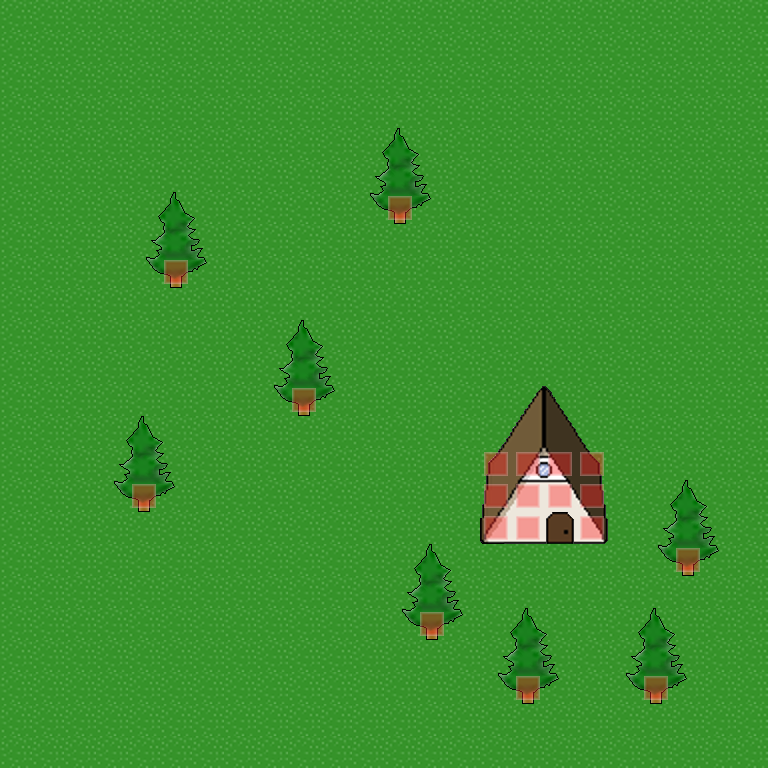

This game map was drawn from its Tiled (.tmx) file and the tilesets committed beside it. A one-line description and the full map source follow:
An orthogonal 24x24 tile map with 32x32 px tiles, 4 tile layers (bottom, middle, top, collide) and 1 object (player).

<map version="1.2" tiledversion="1.3.3" orientation="orthogonal" renderorder="right-down" width="24" height="24" tilewidth="32" tileheight="32" infinite="0" nextlayerid="6" nextobjectid="2">
 <tileset firstgid="1" source="a-frame-house.tsx" />
 <layer id="1" name="bottom" width="24" height="24">
  <data encoding="csv">
61,61,61,61,61,61,61,61,61,61,61,61,61,61,61,61,61,61,61,61,61,61,61,61,
61,61,61,61,61,61,61,61,61,61,61,61,61,61,61,61,61,61,61,61,61,61,61,61,
61,61,61,61,61,61,61,61,61,61,61,61,61,61,61,61,61,61,61,61,61,61,61,61,
61,61,61,61,61,61,61,61,61,61,61,61,61,61,61,61,61,61,61,61,61,61,61,61,
61,61,61,61,61,61,61,61,61,61,61,61,61,61,61,61,61,61,61,61,61,61,61,61,
61,61,61,61,61,61,61,61,61,61,61,61,61,61,61,61,61,61,61,61,61,61,61,61,
61,61,61,61,61,61,61,61,61,61,61,61,61,61,61,61,61,61,61,61,61,61,61,61,
61,61,61,61,61,61,61,61,61,61,61,61,61,61,61,61,61,61,61,61,61,61,61,61,
61,61,61,61,61,61,61,61,61,61,61,61,61,61,61,61,61,61,61,61,61,61,61,61,
61,61,61,61,61,61,61,61,61,61,61,61,61,61,61,61,61,61,61,61,61,61,61,61,
61,61,61,61,61,61,61,61,61,61,61,61,61,61,61,61,61,61,61,61,61,61,61,61,
61,61,61,61,61,61,61,61,61,61,61,61,61,61,61,61,61,61,61,61,61,61,61,61,
61,61,61,61,61,61,61,61,61,61,61,61,61,61,61,61,61,61,61,61,61,61,61,61,
61,61,61,61,61,61,61,61,61,61,61,61,61,61,61,61,61,61,61,61,61,61,61,61,
61,61,61,61,61,61,61,61,61,61,61,61,61,61,61,61,61,61,61,61,61,61,61,61,
61,61,61,61,61,61,61,61,61,61,61,61,61,61,61,61,61,61,61,61,61,61,61,61,
61,61,61,61,61,61,61,61,61,61,61,61,61,61,61,61,61,43,61,61,61,61,61,61,
61,61,61,61,61,61,61,61,61,61,61,61,61,61,61,61,61,61,61,61,61,61,61,61,
61,61,61,61,61,61,61,61,61,61,61,61,61,61,61,61,61,61,61,61,61,61,61,61,
61,61,61,61,61,61,61,61,61,61,61,61,61,61,61,61,61,61,61,61,61,61,61,61,
61,61,61,61,61,61,61,61,61,61,61,61,61,61,61,61,61,61,61,61,61,61,61,61,
61,61,61,61,61,61,61,61,61,61,61,61,61,61,61,61,61,61,61,61,61,61,61,61,
61,61,61,61,61,61,61,61,61,61,61,61,61,61,61,61,61,61,61,61,61,61,61,61,
61,61,61,61,61,61,61,61,61,61,61,61,61,61,61,61,61,61,61,61,61,61,61,61
</data>
 </layer>
 <layer id="3" name="middle" width="24" height="24">
  <data encoding="csv">
0,0,0,0,0,0,0,0,0,0,0,0,0,0,0,0,0,0,0,0,0,0,0,0,
0,0,0,0,0,0,0,0,0,0,0,0,0,0,0,0,0,0,0,0,0,0,0,0,
0,0,0,0,0,0,0,0,0,0,0,0,0,0,0,0,0,0,0,0,0,0,0,0,
0,0,0,0,0,0,0,0,0,0,0,0,0,0,0,0,0,0,0,0,0,0,0,0,
0,0,0,0,0,0,0,0,0,0,0,0,0,0,0,0,0,0,0,0,0,0,0,0,
0,0,0,0,0,0,0,0,0,0,0,0,0,0,0,0,0,0,0,0,0,0,0,0,
0,0,0,0,0,0,0,0,0,0,0,28,29,30,0,0,0,0,0,0,0,0,0,0,
0,0,0,0,0,0,0,0,0,0,0,0,0,0,0,0,0,0,0,0,0,0,0,0,
0,0,0,0,28,29,30,0,0,0,0,0,0,0,0,0,0,0,0,0,0,0,0,0,
0,0,0,0,0,0,0,0,0,0,0,0,0,0,0,0,0,0,0,0,0,0,0,0,
0,0,0,0,0,0,0,0,0,0,0,0,0,0,0,0,0,0,0,0,0,0,0,0,
0,0,0,0,0,0,0,0,0,0,0,0,0,0,0,0,0,0,0,0,0,0,0,0,
0,0,0,0,0,0,0,0,28,29,30,0,0,0,0,0,0,0,0,0,0,0,0,0,
0,0,0,0,0,0,0,0,0,0,0,0,0,0,0,0,0,0,0,0,0,0,0,0,
0,0,0,0,0,0,0,0,0,0,0,0,0,0,0,21,22,23,24,0,0,0,0,0,
0,0,0,28,29,30,0,0,0,0,0,0,0,0,0,31,32,33,34,0,0,0,0,0,
0,0,0,0,0,0,0,0,0,0,0,0,0,0,0,41,42,51,44,0,0,0,0,0,
0,0,0,0,0,0,0,0,0,0,0,0,0,0,0,0,0,0,0,0,28,29,30,0,
0,0,0,0,0,0,0,0,0,0,0,0,0,0,0,0,0,0,0,0,0,0,0,0,
0,0,0,0,0,0,0,0,0,0,0,0,28,29,30,0,0,0,0,0,0,0,0,0,
0,0,0,0,0,0,0,0,0,0,0,0,0,0,0,0,0,0,0,0,0,0,0,0,
0,0,0,0,0,0,0,0,0,0,0,0,0,0,0,28,29,30,0,28,29,30,0,0,
0,0,0,0,0,0,0,0,0,0,0,0,0,0,0,0,0,0,0,0,0,0,0,0,
0,0,0,0,0,0,0,0,0,0,0,0,0,0,0,0,0,0,0,0,0,0,0,0
</data>
 </layer>
 <layer id="4" name="top" width="24" height="24">
  <data encoding="csv">
0,0,0,0,0,0,0,0,0,0,0,0,0,0,0,0,0,0,0,0,0,0,0,0,
0,0,0,0,0,0,0,0,0,0,0,0,0,0,0,0,0,0,0,0,0,0,0,0,
0,0,0,0,0,0,0,0,0,0,0,0,0,0,0,0,0,0,0,0,0,0,0,0,
0,0,0,0,0,0,0,0,0,0,0,0,0,0,0,0,0,0,0,0,0,0,0,0,
0,0,0,0,0,0,0,0,0,0,0,8,9,10,0,0,0,0,0,0,0,0,0,0,
0,0,0,0,0,0,0,0,0,0,0,18,19,20,0,0,0,0,0,0,0,0,0,0,
0,0,0,0,8,9,10,0,0,0,0,0,0,0,0,0,0,0,0,0,0,0,0,0,
0,0,0,0,18,19,20,0,0,0,0,0,0,0,0,0,0,0,0,0,0,0,0,0,
0,0,0,0,0,0,0,0,0,0,0,0,0,0,0,0,0,0,0,0,0,0,0,0,
0,0,0,0,0,0,0,0,0,0,0,0,0,0,0,0,0,0,0,0,0,0,0,0,
0,0,0,0,0,0,0,0,8,9,10,0,0,0,0,0,0,0,0,0,0,0,0,0,
0,0,0,0,0,0,0,0,18,19,20,0,0,0,0,0,0,0,0,0,0,0,0,0,
0,0,0,0,0,0,0,0,0,0,0,0,0,0,0,1,2,3,4,0,0,0,0,0,
0,0,0,8,9,10,0,0,0,0,0,0,0,0,0,11,12,13,14,0,0,0,0,0,
0,0,0,18,19,20,0,0,0,0,0,0,0,0,0,0,0,0,0,0,0,0,0,0,
0,0,0,0,0,0,0,0,0,0,0,0,0,0,0,0,0,0,0,0,8,9,10,0,
0,0,0,0,0,0,0,0,0,0,0,0,0,0,0,0,0,0,0,0,18,19,20,0,
0,0,0,0,0,0,0,0,0,0,0,0,8,9,10,0,0,0,0,0,0,0,0,0,
0,0,0,0,0,0,0,0,0,0,0,0,18,19,20,0,0,0,0,0,0,0,0,0,
0,0,0,0,0,0,0,0,0,0,0,0,0,0,0,8,9,10,0,8,9,10,0,0,
0,0,0,0,0,0,0,0,0,0,0,0,0,0,0,18,19,20,0,18,19,20,0,0,
0,0,0,0,0,0,0,0,0,0,0,0,0,0,0,0,0,0,0,0,0,0,0,0,
0,0,0,0,0,0,0,0,0,0,0,0,0,0,0,0,0,0,0,0,0,0,0,0,
0,0,0,0,0,0,0,0,0,0,0,0,0,0,0,0,0,0,0,0,0,0,0,0
</data>
 </layer>
 <layer id="5" name="collide" width="24" height="24" opacity="0.4">
  <data encoding="csv">
0,0,0,0,0,0,0,0,0,0,0,0,0,0,0,0,0,0,0,0,0,0,0,0,
0,0,0,0,0,0,0,0,0,0,0,0,0,0,0,0,0,0,0,0,0,0,0,0,
0,0,0,0,0,0,0,0,0,0,0,0,0,0,0,0,0,0,0,0,0,0,0,0,
0,0,0,0,0,0,0,0,0,0,0,0,0,0,0,0,0,0,0,0,0,0,0,0,
0,0,0,0,0,0,0,0,0,0,0,0,0,0,0,0,0,0,0,0,0,0,0,0,
0,0,0,0,0,0,0,0,0,0,0,0,0,0,0,0,0,0,0,0,0,0,0,0,
0,0,0,0,0,0,0,0,0,0,0,0,100,0,0,0,0,0,0,0,0,0,0,0,
0,0,0,0,0,0,0,0,0,0,0,0,0,0,0,0,0,0,0,0,0,0,0,0,
0,0,0,0,0,100,0,0,0,0,0,0,0,0,0,0,0,0,0,0,0,0,0,0,
0,0,0,0,0,0,0,0,0,0,0,0,0,0,0,0,0,0,0,0,0,0,0,0,
0,0,0,0,0,0,0,0,0,0,0,0,0,0,0,0,0,0,0,0,0,0,0,0,
0,0,0,0,0,0,0,0,0,0,0,0,0,0,0,0,0,0,0,0,0,0,0,0,
0,0,0,0,0,0,0,0,0,100,0,0,0,0,0,0,0,0,0,0,0,0,0,0,
0,0,0,0,0,0,0,0,0,0,0,0,0,0,0,0,0,0,0,0,0,0,0,0,
0,0,0,0,0,0,0,0,0,0,0,0,0,0,0,100,100,100,100,0,0,0,0,0,
0,0,0,0,100,0,0,0,0,0,0,0,0,0,0,100,100,100,100,0,0,0,0,0,
0,0,0,0,0,0,0,0,0,0,0,0,0,0,0,100,100,0,100,0,0,0,0,0,
0,0,0,0,0,0,0,0,0,0,0,0,0,0,0,0,0,0,0,0,0,100,0,0,
0,0,0,0,0,0,0,0,0,0,0,0,0,0,0,0,0,0,0,0,0,0,0,0,
0,0,0,0,0,0,0,0,0,0,0,0,0,100,0,0,0,0,0,0,0,0,0,0,
0,0,0,0,0,0,0,0,0,0,0,0,0,0,0,0,0,0,0,0,0,0,0,0,
0,0,0,0,0,0,0,0,0,0,0,0,0,0,0,0,100,0,0,0,100,0,0,0,
0,0,0,0,0,0,0,0,0,0,0,0,0,0,0,0,0,0,0,0,0,0,0,0,
0,0,0,0,0,0,0,0,0,0,0,0,0,0,0,0,0,0,0,0,0,0,0,0
</data>
 </layer>
 <objectgroup id="2" name="rects">
  <object id="1" name="$PLAYER" type="player" x="560.091" y="585.734">
   <point />
  </object>
 </objectgroup>
</map>
